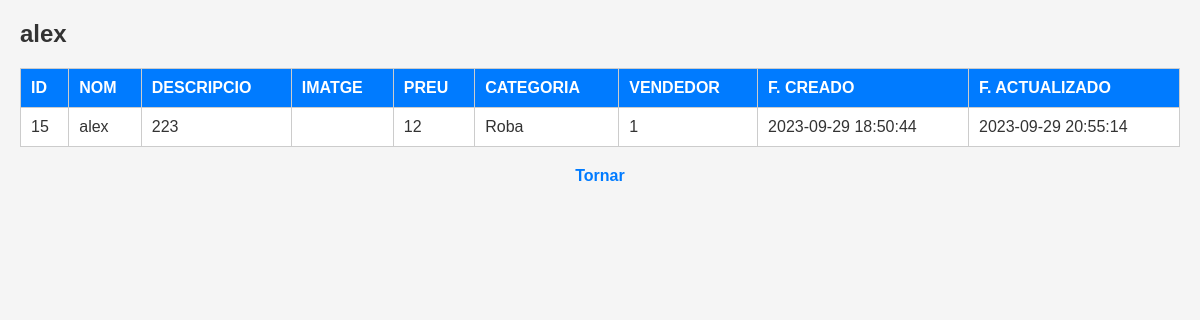
The app's page /products/read/15 with its own data.
### tables this page shows
CREATE TABLE products (
	id INTEGER PRIMARY KEY AUTOINCREMENT,
	title TEXT,
	description TEXT,
	photo TEXT,
	price DECIMAL(10, 2),
	category_id INTEGER,
	seller_id INTEGER,
	created DATETIME,
	updated DATETIME,
	FOREIGN KEY (category_id) REFERENCES categories(id),
	FOREIGN KEY (seller_id) REFERENCES users(id)
);

CREATE TABLE categories (
	id INTEGER PRIMARY KEY AUTOINCREMENT,
	name TEXT UNIQUE,
	slug TEXT UNIQUE
);

### app.py (the view)
@app.route('/products/read/<int:id>')
def products_read(id):
    data = read_product(id)
    nomcat = mostrar_nomcat(data['idcat'])
    return render_template('products/read.html',resource=data,nombre_categoria=nomcat)

### app.py (called while the page is built)
def get_db():
    db = getattr(Flask, '_database', None)
    if db is None:
        db = Flask._database = sqlite3.connect(DATABASE,check_same_thread=False)
    return db

def mostrar_cat():
    cursor = get_db().execute("SELECT * FROM CATEGORIES")
    result = cursor.fetchall()
    data = []
    for x in result:
        datos = {
            'id': x[0],
            'nom': x[1],
            'slug': x[2]
        }
        data.append(datos)
    cursor.close()
    return data

def read_product(id):
    mydb = get_db()
    data=[]
    mycursor = mydb.cursor()
    sql = ("SELECT * FROM products where id = ?")
    val=(id,)
    mycursor.execute(sql, val)
    result = mycursor.fetchall()
    for x in result:
        data = {
        'id': x[0],
        'nom': x[1],
        'descripcio': x[2],
        'imatge': x[3],
        'preu': x[4],
        'idcat': x[5],
        'vendedor': x[6],
        'creado': x[7],
        'actualizado': x[8],
        }
    mycursor.close()
    return data

def mostrar_nomcat(idcat):
    listacat = mostrar_cat()
    for categoria in listacat:
        if categoria['id'] == idcat:
            return categoria['nom']

### templates/products/read.html (shortened to what this page needs)
<!DOCTYPE html>
<html lang="en">
<head>
    <link rel="stylesheet" href="/static/read.css">
</head>
<body>
    <h1>{{ resource['nom'] }}</h1>
    <table border="1">
        <tr>
            <th>ID</th>
            <th>NOM</th>
            <th>DESCRIPCIO</th>
            <th>IMATGE</th>
            <th>PREU</th>
            <th>CATEGORIA</th>
            <th>VENDEDOR</th>
            <th>F. CREADO</th>
            <th>F. ACTUALIZADO</th>
        </tr>
        <tr>
            <td>{{ resource['id'] }}</td>
            <td>{{ resource['nom'] }}</td>
            <td>{{ resource['descripcio'] }}</td>
            <td>{{ resource['imatge'] }}</td>
            <td>{{ resource['preu'] }}</td>
            <td>{{ nombre_categoria }}</td>
            <td>{{ resource['vendedor'] }}</td>
            <td>{{ resource['creado'] }}</td>
            <td>{{ resource['actualizado'] }}</td>
        </tr>
    </table>
    <a href="javascript:history.back()" title="Pagina anterior">Tornar</a>
</body>
</html>
</body>
</html>

### static/read.css (style rules this page uses)
* { margin: 0; padding: 0; box-sizing: border-box; }
body { font-family: Arial, sans-serif; background-color: #f5f5f5; padding: 20px; }
h1 { font-size: 24px; margin-bottom: 20px; color: #333; }
table { width: 100%; border-collapse: collapse; border: 1px solid #ccc; background-color: #fff; margin-bottom: 20px; }
table th, table td { padding: 10px; text-align: left; border-bottom: 1px solid #ccc; }
table th { background-color: #007bff; color: #fff; font-weight: bold; }
table td { color: #333; }
a { display: block; text-align: center; margin-top: 20px; text-decoration: none; color: #007bff; font-weight: bold; }

### records on screen
products: nom "alex", id "15", descripcio "223", creado "2023-09-29 18:50:44", actualizado "2023-09-29 20:55:14"
categories: name "Roba"

### other values on screen
{{ resource['preu'] }} "12"
{{ resource['vendedor'] }} "1"
